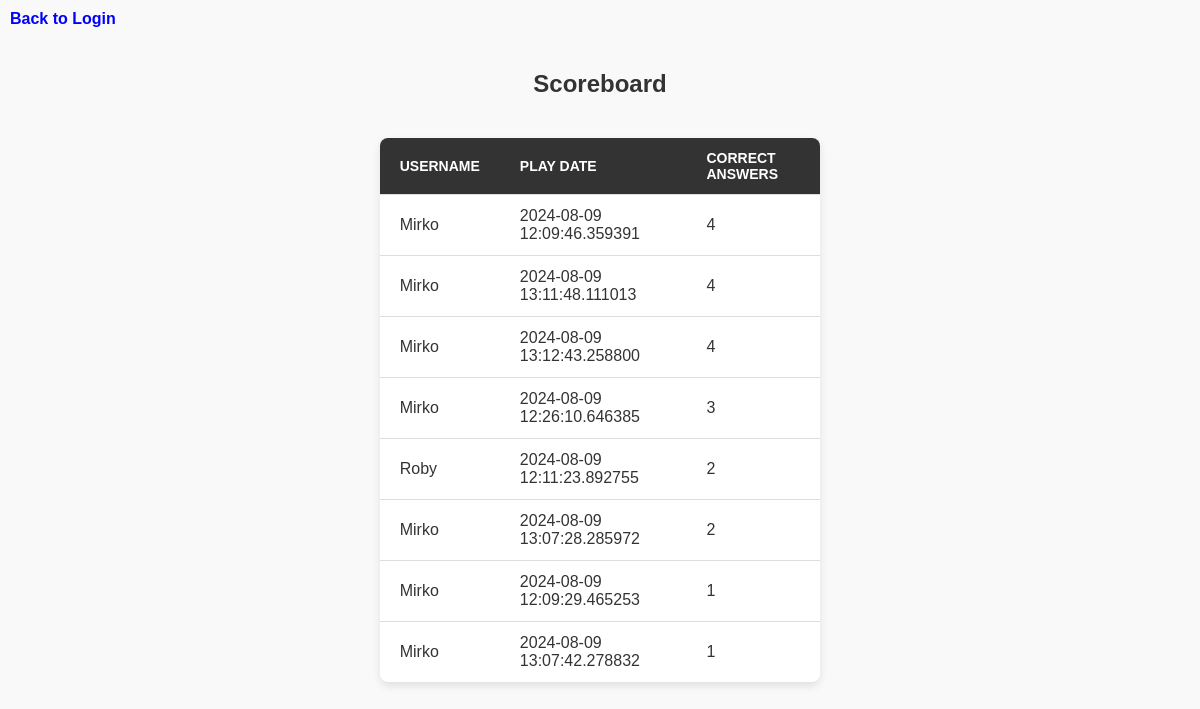
/scoreboard, run on an earlier commit of the app's database.
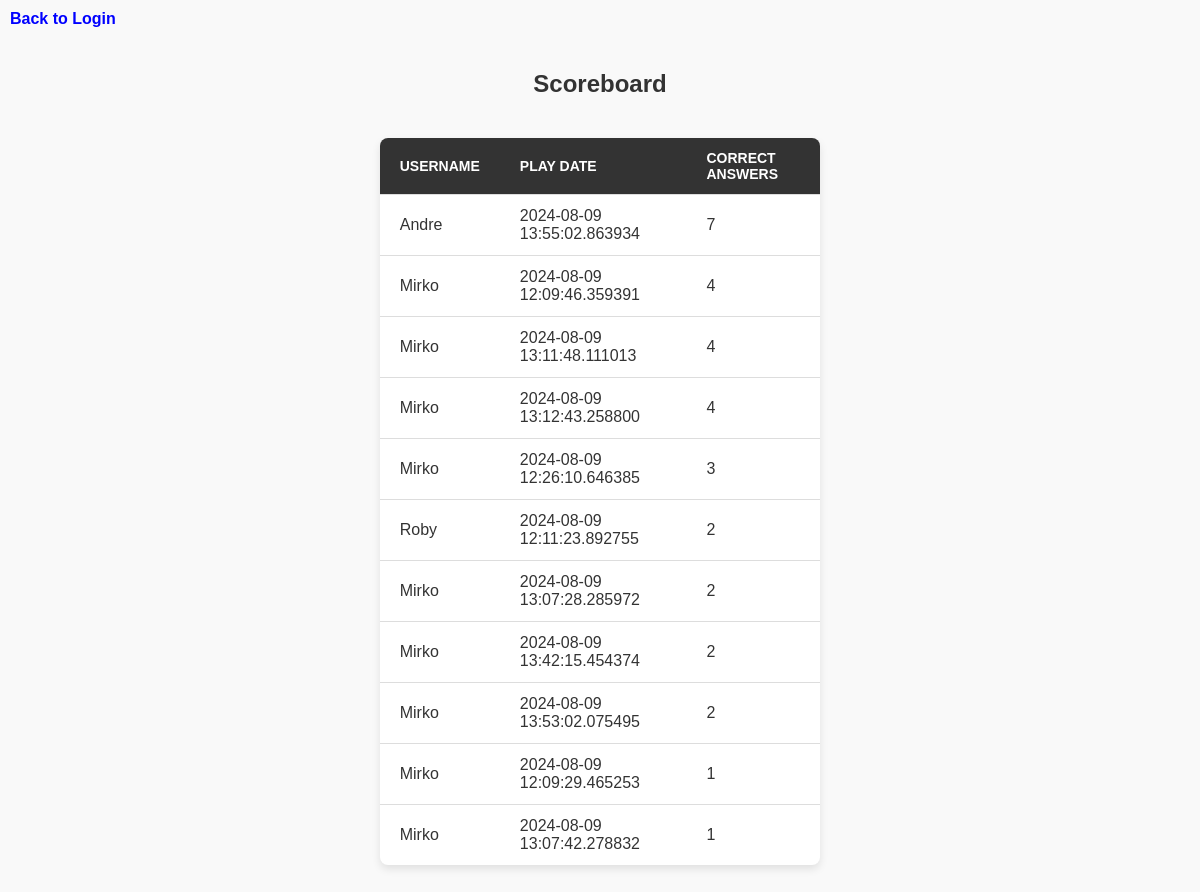
And on a later commit of the database.
### tables this page shows
CREATE TABLE results (
    userid INTEGER,
    playdate DATETIME,
    result INTEGER
);

CREATE TABLE users (
    userid INTEGER PRIMARY KEY AUTOINCREMENT,
    username TEXT NOT NULL
);

### app.py (the view)
@app.route('/scoreboard')
def scoreboard():
    connection = get_db_connection()
    results = connection.execute("""
        SELECT users.username, results.playdate, results.result
        FROM results
        JOIN users ON results.userid = users.userid
        ORDER BY results.result DESC
    """).fetchall()
    connection.close()
    return render_template('scoreboard.html', results=results)

### app.py (called while the page is built)
def get_db_connection():
    connection = sqlite3.connect("database/database.db")
    connection.row_factory = sqlite3.Row
    return connection

### templates/scoreboard.html (shortened to what this page needs)
<!DOCTYPE html>
<html lang="en">
<head>
    <link rel="stylesheet" type="text/css" href="{{ url_for('static', filename='styles.css') }}">
</head>
<body>
    <div class="back-to-login-container">
        <a href="{{ url_for('login') }}" class="back-to-login">Back to Login</a>
    </div>
    <div class="container">
        <h2>Scoreboard</h2>
            <table class="table">
                <thead>
                    <tr>
                        <th>Username</th>
                        <th>Play Date</th>
                        <th>Correct Answers</th>
                    </tr>
                </thead>
                <tbody>
                    {% for result in results %}
                    <tr>
                        <td>{{ result['username'] }}</td>
                        <td>{{ result['playdate'] }}</td>
                        <td>{{ result['result'] }}</td>
                    </tr>
                    {% endfor %}
                </tbody>
            </table>
    </div>
</body>
</html>

### static/styles.css (style rules this page uses)
body { font-family: Arial, sans-serif; background-color: #f9f9f9; color: #333; margin: 0; padding: 0; display: flex; align-items: center; justify-content: center; flex-direction: column; }
h1, h2 { color: #333; }
.container { text-align: center; margin-top: 50px; }
table { width: 80%; margin: 40px auto; border-collapse: collapse; background-color: #fff; box-shadow: 0 4px 8px rgba(0, 0, 0, 0.1); border-radius: 8px; overflow: hidden; }
table th, table td { padding: 12px 20px; text-align: left; border-bottom: 1px solid #ddd; }
table th { background-color: #333; color: #fff; text-transform: uppercase; font-size: 14px; }
table tr:last-child td { border-bottom: none; }
a { text-decoration: none; color: #333; }
.back-to-login { color: blue; font-weight: bold; }
.back-to-login-container { position: absolute; top: 10px; left: 10px; }

What changed in the data, as far as the page shows it:
added results: username "Andre", playdate "2024-08-09 13:55:02.863934", result "7"
added results: username "Mirko", playdate "2024-08-09 13:42:15.454374", result "2"
added results: username "Mirko", playdate "2024-08-09 13:53:02.075495", result "2"
